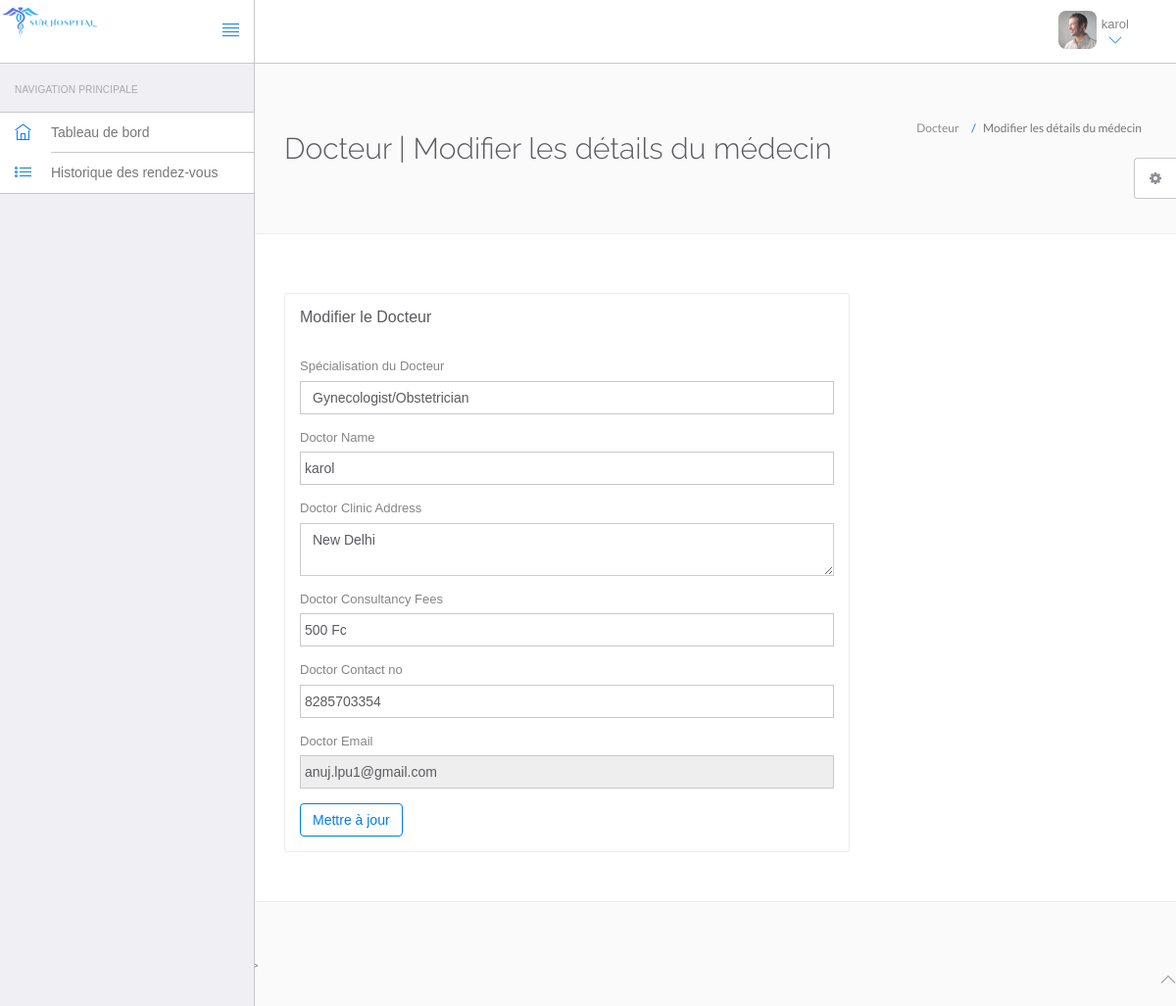
The app's page /hms/doctor/edit-profile.php (signed in) with its own data.
### tables this page shows
CREATE TABLE `doctors` (
  `id` int NOT NULL,
  `specilization` varchar(255) NOT NULL,
  `doctorName` varchar(255) NOT NULL,
  `address` longtext NOT NULL,
  `docFees` varchar(255) NOT NULL,
  `contactno` bigint NOT NULL,
  `docEmail` varchar(255) NOT NULL,
  `password` varchar(255) NOT NULL,
  `creationDate` timestamp NOT NULL DEFAULT CURRENT_TIMESTAMP
);

### hms/doctor/edit-profile.php (the view, shortened to what this page needs)
<?php
require 'include/config.php';
?>
<!DOCTYPE html>
<html lang="en">
	<head>
		<link rel="stylesheet" href="vendor/bootstrap/css/bootstrap.min.css">
		<link rel="stylesheet" href="vendor/fontawesome/css/font-awesome.min.css">
		<link rel="stylesheet" href="vendor/themify-icons/themify-icons.min.css">
		<link href="vendor/animate.css/animate.min.css" rel="stylesheet" media="screen">
		<link href="vendor/perfect-scrollbar/perfect-scrollbar.min.css" rel="stylesheet" media="screen">
		<link href="vendor/switchery/switchery.min.css" rel="stylesheet" media="screen">
		<link href="vendor/bootstrap-touchspin/jquery.bootstrap-touchspin.min.css" rel="stylesheet" media="screen">
		<link href="vendor/select2/select2.min.css" rel="stylesheet" media="screen">
		<link href="vendor/bootstrap-datepicker/bootstrap-datepicker3.standalone.min.css" rel="stylesheet" media="screen">
		<link href="vendor/bootstrap-timepicker/bootstrap-timepicker.min.css" rel="stylesheet" media="screen">
		<link rel="stylesheet" href="assets/css/styles.css">
		<link rel="stylesheet" href="assets/css/plugins.css">
		<link rel="stylesheet" href="assets/css/themes/theme-1.css" id="skin_color" />
	</head>
	<body>
		<div id="app">
<?php require 'include/sidebar.php';?>
			<div class="app-content">
				<?php require 'include/header.php';?>
				<div class="main-content" >
					<div class="wrap-content container" id="container">
						<section id="page-title">
							<div class="row">
								<div class="col-sm-8">
									<h2 class="mainTitle">
									Docteur | Modifier les détails du médecin</h2>
																	</div>
								<ol class="breadcrumb">
									<li>
										<span>Docteur</span>
									</li>
									<li class="active">
										<span>Modifier les détails du médecin</span>
									</li>
								</ol>
							</div>
						</section>
						<div class="container-fluid container-fullw bg-white">
							<div class="row">
								<div class="col-md-12">
									<div class="row margin-top-30">
										<div class="col-lg-8 col-md-12">
											<div class="panel panel-white">
												<div class="panel-heading">
													<h5 class="panel-title">
													Modifier le Docteur</h5>
												</div>
												<div class="panel-body">
									<?php
									try{
									$sql=$con->prepare("SELECT * from doctors where doctorName='".$_SESSION['dlogin']."'"); $sql->execute(); $data=$sql->fetch();
									}catch(PDOException $e){
										echo "error".$e->getMessage();
									}
									if(!empty($data))
									{
									?>
													<form role="form" name="adddoc" method="post" onSubmit="return valid();">
														<div class="form-group">
															<label for="DoctorSpecialization">
															Spécialisation du Docteur
															</label>
															<select name="Doctorspecialization" class="form-control" required="required">
																<option value="<?= htmlentities($data['specilization']);?>">
																<?= htmlentities($data['specilization']);?></option>
															</select>
														</div>
<div class="form-group">
															<label for="doctorname">
																 Doctor Name
															</label>
	<input type="text" name="docname" class="form-control" value="<?= htmlentities($data['doctorName']);?>" >
														</div>
<div class="form-group">
															<label for="address">
																 Doctor Clinic Address
															</label>
					<textarea name="clinicaddress" class="form-control"><?= htmlentities($data['address']);?></textarea>
														</div>
<div class="form-group">
															<label for="fess">
																 Doctor Consultancy Fees
															</label>
		<input type="text" name="docfees" class="form-control" required="required"  value="<?= htmlentities($data['docFees']);?> Fc" >
														</div>
<div class="form-group">
									<label for="fess">
																 Doctor Contact no
															</label>
					<input type="text" name="doccontact" class="form-control" required="required"  value="<?= htmlentities($data['contactno']);?>">
														</div>
<div class="form-group">
									<label for="fess">
																 Doctor Email
															</label>
					<input type="email" name="docemail" class="form-control"  readonly="readonly"  value="<?= htmlentities($data['docEmail']);?>">
														</div>
														<?php } ?>
														<button type="submit" name="submit" class="btn btn-o btn-primary">
															Mettre à jour
														</button>
													</form>
												</div>
											</div>
										</div>
											</div>
										</div>
								</div>
					</div>
				</div>
			</div>
	<?php require 'include/footer.php';?>
	<?php require 'include/setting.php';?>
		</div>
	</body>
</html>

### hms/doctor/include/header.php (shortened to what this page needs)
<header class="navbar navbar-default navbar-static-top">
					<div class="navbar-header">
							<img src="../../images/logos.png" width="100px">
						<a href="#" class="sidebar-toggler pull-right visible-md visible-lg " data-toggle-class="app-sidebar-closed" data-toggle-target="#app">
							<i class="ti-align-justify"></i>
						</a>
					</div>
					<div class="navbar-collapse collapse">
						<ul class="nav navbar-right">
							<li class="dropdown current-user">
								<a href class="dropdown-toggle" data-toggle="dropdown">
									<img src="assets/images/avatar-1.jpg" alt="Peter"> <span class="username">
									<?php
										$query=$con->prepare("select doctorName from doctors where id='".$_SESSION['id']."'"); $query->execute(); $user = $query->fetch();
										if(!empty($user))
										{
											echo $user['doctorName'];
										}
									?> <i class="ti-angle-down"></i></i></span>
								</a>
							</li>
						</ul>
					</div>
				</header>

### hms/doctor/assets/css/themes/theme-1.css (style rules this page uses)
body { background: #FAFAFA; }
header .navbar-header { background: #ffffff !important; border-right-color: #c8c7cc !important; border-bottom-color: #c8c7cc !important; }
header .navbar-header .sidebar-toggler, header .navbar-header .sidebar-mobile-toggler { color: #007aff !important; }
header .navbar-collapse { background: #ffffff !important; border-bottom-color: #c8c7cc !important; box-shadow: none !important; }
header .navbar-collapse .navbar-right > li > a { color: #777; }
header .navbar-collapse .navbar-right > li > a i { color: #007aff !important; }

### records on screen
doctors: doctorName "karol", Doctorspecialization "Gynecologist/Obstetrician", docname "karol", clinicaddress "New Delhi", docfees "500 Fc", doccontact "8285703354", docemail "anuj.lpu1@gmail.com"
